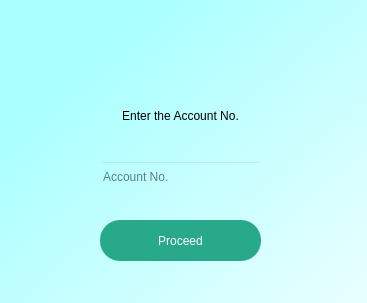
<?xml version="1.0" encoding="UTF-8"?>
<ui version="4.0">
 <class>Dialog</class>
 <widget class="QDialog" name="Dialog">
  <property name="geometry">
   <rect>
    <x>0</x>
    <y>0</y>
    <width>367</width>
    <height>303</height>
   </rect>
  </property>
  <property name="windowTitle">
   <string>Dialog</string>
  </property>
  <widget class="QWidget" name="bgwidget" native="true">
   <property name="geometry">
    <rect>
     <x>0</x>
     <y>0</y>
     <width>521</width>
     <height>411</height>
    </rect>
   </property>
   <property name="styleSheet">
    <string notr="true">QWidget#bgwidget{
background-color:qlineargradient(spread:pad, x1:0.124955, y1:0.199, x2:0.909091, y2:0.903, stop:0 rgba(170, 255, 255, 255), stop:1 rgba(255, 255, 255, 255));
}</string>
   </property>
   <widget class="QLabel" name="label">
    <property name="geometry">
     <rect>
      <x>48</x>
      <y>29</y>
      <width>261</width>
      <height>31</height>
     </rect>
    </property>
    <property name="styleSheet">
     <string notr="true">font: 700 10pt &quot;Segoe UI&quot;;</string>
    </property>
    <property name="text">
     <string/>
    </property>
    <property name="alignment">
     <set>Qt::AlignmentFlag::AlignCenter</set>
    </property>
   </widget>
   <widget class="QPushButton" name="pushButton_2">
    <property name="geometry">
     <rect>
      <x>100</x>
      <y>220</y>
      <width>161</width>
      <height>41</height>
     </rect>
    </property>
    <property name="styleSheet">
     <string notr="true">QPushButton{
border-radius : 20px;
background-color:rgb(40, 170, 138);
color:rgb(255, 255, 255);
}</string>
    </property>
    <property name="text">
     <string>Proceed</string>
    </property>
   </widget>
   <widget class="QLabel" name="label_2">
    <property name="geometry">
     <rect>
      <x>80</x>
      <y>100</y>
      <width>201</width>
      <height>31</height>
     </rect>
    </property>
    <property name="styleSheet">
     <string notr="true">font: 700 10pt &quot;Segoe UI&quot;;</string>
    </property>
    <property name="text">
     <string>Enter the Account No.</string>
    </property>
    <property name="alignment">
     <set>Qt::AlignmentFlag::AlignCenter</set>
    </property>
   </widget>
   <widget class="QLineEdit" name="lineEdit">
    <property name="geometry">
     <rect>
      <x>100</x>
      <y>161</y>
      <width>161</width>
      <height>31</height>
     </rect>
    </property>
    <property name="styleSheet">
     <string notr="true">background-color:transparent;</string>
    </property>
    <property name="placeholderText">
     <string>Account No.</string>
    </property>
    <property name="clearButtonEnabled">
     <bool>true</bool>
    </property>
   </widget>
  </widget>
 </widget>
 <resources/>
 <connections/>
</ui>
